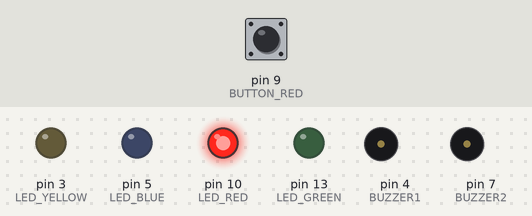
A sketch run on a simulated Arduino Uno, built with avr-gcc and run on an emulated ATmega328P. Shown: output pins drawn as LEDs (lit = HIGH), buzzer (waves = sounding, pin HIGH). The inputs (shaded band) are chosen by the test bench; at power-on: pin 9 (BUTTON_RED) HIGH.

Above: at 1.2 s.
1.3 s: pin 9 (BUTTON_RED) pulled LOW for 0.15 s
At 1.8 s:
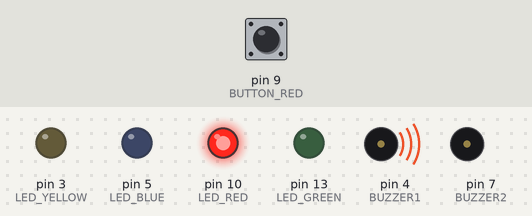
2.9 s: pin 9 (BUTTON_RED) pulled LOW for 3.2 s
At 4.2 s:
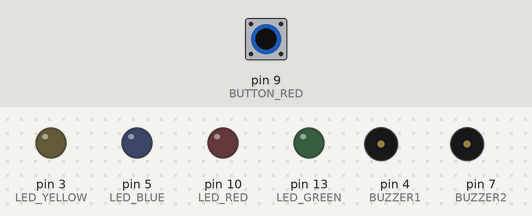
Timing chart, 0 to 8.1 s (numbered marks = the images above; inputs shaded):
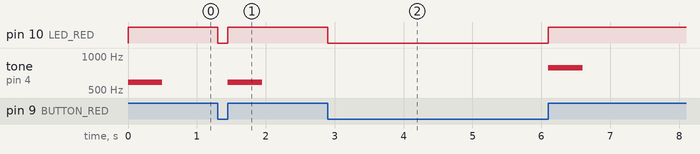

Measured:
- after the input at 1.3 s, pin 10 (LED_RED): HIGH → LOW at once, → HIGH 0.15 s later; tone on pin 4 (BUZZER1): silent → 587 Hz after 0.15 s, → silent 0.50 s later
- after the input at 2.9 s, pin 10 (LED_RED): HIGH → LOW at once, → HIGH 3.2 s later; tone on pin 4 (BUZZER1): silent → 784 Hz after 3.2 s, → silent 0.50 s later

The sketch:

tomsdiner.ino
```cpp
#include "pitches.h"
#include "hardware_versions.h"

// notes in the melody:
int melody[] = { NOTE_D5, NOTE_D5, NOTE_G5, NOTE_G5, NOTE_D5, NOTE_G5, NOTE_G5, NOTE_G5 };

int buttonState = 0;         // current state of the button
int lastButtonState = 0;     // previous state of the button
int notePosition = 0;        // current note

void setup() {
  pinMode(BUTTON_RED, INPUT_PULLUP);
  pinMode(BUTTON_GREEN, INPUT_PULLUP);
  pinMode(BUTTON_BLUE, INPUT_PULLUP);
  pinMode(BUTTON_YELLOW, INPUT_PULLUP);

  pinMode(LED_RED, OUTPUT);
  pinMode(LED_GREEN, OUTPUT);
  pinMode(LED_BLUE, OUTPUT);
  pinMode(LED_YELLOW, OUTPUT);

  pinMode(BUZZER1, OUTPUT);
  pinMode(BUZZER2, OUTPUT);

  digitalWrite(BUZZER1, LOW);
  digitalWrite(BUZZER2, LOW);

  randomSeed(millis());
}

void loop() {
  buttonState = digitalRead(BUTTON_RED);

  // compare the buttonState to its previous state
  if (buttonState != lastButtonState) {
    // if the state has changed, increment the counter
    if (buttonState == HIGH) {
      digitalWrite(LED_RED, HIGH);
      tone(BUZZER1, melody[notePosition], 500);

      if (notePosition <= 6) {
        notePosition++;
      } else {
        notePosition = 0;
      }

      delay(10); // prevent double tap
    } else {
      digitalWrite(LED_RED, LOW);
      noTone(BUZZER1);
    }
  }

  // save the current state as the last state,
  //for next time through the loop
  lastButtonState = buttonState;
}
```

hardware_versions.h
```cpp
/*
 Started: 12-26-2012
 Spark Fun Electronics

 The SparkFun Simon Says game has been through dozens of revisions over the years. This header
 file attempts to map and support all the different hardware versions.
*/

#define CHOICE_OFF      0 //Used to control LEDs
#define CHOICE_NONE     0 //Used to check buttons
#define CHOICE_RED	(1 << 0)
#define CHOICE_GREEN	(1 << 1)
#define CHOICE_BLUE	(1 << 2)
#define CHOICE_YELLOW	(1 << 3)


// Uncomment one of the following, corresponding to the board you have.
#define BOARD_REV_2_3_2011 //Works with PTH board label '2-3-2011'
//#define BOARD_REV_4_9_2009   //Works with SMD simoon board label '4/9/2009' and '9/7/11'
//#define BOARD_REV_6_25_2008

#ifdef BOARD_REV_2_3_2011
  // LED pin definitions, these are Arduino pins, not ATmega pins
  #define LED_RED     10
  #define LED_GREEN   13
  #define LED_BLUE    5
  #define LED_YELLOW  3

  // Button pin definitions
  #define BUTTON_RED    9
  #define BUTTON_GREEN  12
  #define BUTTON_BLUE   6
  #define BUTTON_YELLOW 2

  // Buzzer pin definitions
  #define BUZZER1  4
  #define BUZZER2  7
#endif  // End definition for BOARD_REV_2_3_2011

#ifdef BOARD_REV_4_9_2009
  // LED pin definitions, these are Arduino pins, not ATmega pins
  #define LED_BLUE     13 //PORTB.5
  #define LED_YELLOW   5 //PORTD.5
  #define LED_RED      10 //PORTB.2
  #define LED_GREEN    2 //PORTD.2

  // Button pin definitions
  #define BUTTON_RED     8 //PINB.0
  #define BUTTON_GREEN   6 //PINB.1
  #define BUTTON_BLUE    7 //PIND.7
  #define BUTTON_YELLOW  9 //PIND.6

  // Buzzer pin definitions
  #define BUZZER1  3 //PORTD.3
  #define BUZZER2  4 //PORTD.4
#endif  // End define for BOARD_REV_4_9_2009

#ifdef BOARD_REV_6_25_2008
  // LED pin definitions, these are Arduino pins, not ATmega pins
  #define LED_RED     A3 //PORTC.3
  #define LED_GREEN   2 //PORTD.2
  #define LED_BLUE    A0 //PORTC.0
  #define LED_YELLOW  5 //PORTD.5

  // Button pin definitions
  #define BUTTON_RED     A2 //PINC.2
  #define BUTTON_GREEN   A5 //PINC.5
  #define BUTTON_BLUE    A1 //PINC.1
  #define BUTTON_YELLOW  6 //PIND.6

  // Buzzer pin definitions
  #define BUZZER1 3 //PORTD.3
  #define BUZZER2 4 //PORTD.4
#endif  // End define for BOARD_REV_6_25_2008
```

pitches.h
```cpp
/*************************************************
 * Public Constants
 *************************************************/

#define NOTE_B0  31
#define NOTE_C1  33
#define NOTE_CS1 35
#define NOTE_D1  37
#define NOTE_DS1 39
#define NOTE_E1  41
#define NOTE_F1  44
#define NOTE_FS1 46
#define NOTE_G1  49
#define NOTE_GS1 52
#define NOTE_A1  55
#define NOTE_AS1 58
#define NOTE_B1  62
#define NOTE_C2  65
#define NOTE_CS2 69
#define NOTE_D2  73
#define NOTE_DS2 78
#define NOTE_E2  82
#define NOTE_F2  87
#define NOTE_FS2 93
#define NOTE_G2  98
#define NOTE_GS2 104
#define NOTE_A2  110
#define NOTE_AS2 117
#define NOTE_B2  123
#define NOTE_C3  131
#define NOTE_CS3 139
#define NOTE_D3  147
#define NOTE_DS3 156
#define NOTE_E3  165
#define NOTE_F3  175
#define NOTE_FS3 185
#define NOTE_G3  196
#define NOTE_GS3 208
#define NOTE_A3  220
#define NOTE_AS3 233
#define NOTE_B3  247
#define NOTE_C4  262
#define NOTE_CS4 277
#define NOTE_D4  294
#define NOTE_DS4 311
#define NOTE_E4  330
#define NOTE_F4  349
#define NOTE_FS4 370
#define NOTE_G4  392
#define NOTE_GS4 415
#define NOTE_A4  440
#define NOTE_AS4 466
#define NOTE_B4  494
#define NOTE_C5  523
#define NOTE_CS5 554
#define NOTE_D5  587
#define NOTE_DS5 622
#define NOTE_E5  659
#define NOTE_F5  698
#define NOTE_FS5 740
#define NOTE_G5  784
#define NOTE_GS5 831
#define NOTE_A5  880
#define NOTE_AS5 932
#define NOTE_B5  988
#define NOTE_C6  1047
#define NOTE_CS6 1109
#define NOTE_D6  1175
#define NOTE_DS6 1245
#define NOTE_E6  1319
#define NOTE_F6  1397
#define NOTE_FS6 1480
#define NOTE_G6  1568
#define NOTE_GS6 1661
#define NOTE_A6  1760
#define NOTE_AS6 1865
#define NOTE_B6  1976
#define NOTE_C7  2093
#define NOTE_CS7 2217
#define NOTE_D7  2349
#define NOTE_DS7 2489
#define NOTE_E7  2637
#define NOTE_F7  2794
#define NOTE_FS7 2960
#define NOTE_G7  3136
#define NOTE_GS7 3322
#define NOTE_A7  3520
#define NOTE_AS7 3729
#define NOTE_B7  3951
#define NOTE_C8  4186
#define NOTE_CS8 4435
#define NOTE_D8  4699
#define NOTE_DS8 4978
```
